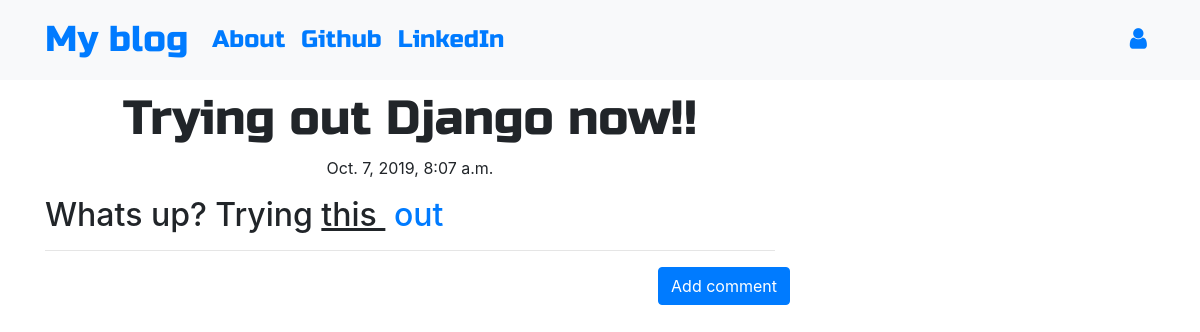
Screenshot of /post/2 with the database file from the repository.
### blog/models.py (models this page shows, shortened)
class Post(models.Model):
    author = models.ForeignKey('auth.User',on_delete=models.PROTECT)
    title = models.CharField(max_length = 200)
    text = models.TextField()
    created_date = models.DateTimeField(default=timezone.now)
    published_date = models.DateTimeField(blank=True,null=True)

### blog/views.py (the view)
# urls.py: url(r'^post/(?P<pk>\d+)$',views.PostDetailView.as_view(),name = 'post_detail'),
class PostDetailView(DetailView):
    model = Post

### blog/templates/blog/post_detail.html (shortened to what this page needs)
{% extends 'blog/base.html' %}
{% block content %}
        <h1 class='posttitle loader'>{{ post.title }}</h1>
        {% if post.published_date %}
            <div class="date postdate">
                {{ post.published_date }}
            </div>
        {% else %}
            <a class="btn btn-outline-dark" href="{% url 'post_publish' pk=post.pk %}">Publish</a>
        {% endif %}
      <p class='postcontent' >{{ post.text|safe|linebreaksbr }}</p>
  <hr>
  <a class="btn btn-primary btn-comment" href="{% url 'add_comment_to_post' pk=post.pk %}">Add comment</a>
  <div class="container">
  {% for comment in post.comments.all %}
  <br>
  {% empty %}
      <p>No comments posted.</p>
  {% endfor %}
</div>
{% endblock %}

### blog/static/css/blog.css (style rules this page uses)
.loader { filter:hue-rotate(0deg); color:linear-gradient(45deg,#0f8,#08f); animation:hue 10000ms infinite linear; }
.postdate { text-align: center; }
.posttitle { font-family: 'Russo One',sans-serif; font-size : 3em; text-align: center; }
.postcontent { font-family: 'Montserrat'; font-size: 1.5em; }
.btn-comment { position: absolute; right:0px; }

### rows the page displays
Post: title "Trying out Django now!!", published_date "Oct. 7, 2019, 8:07 a.m.", text "Whats up? Trying this out"
